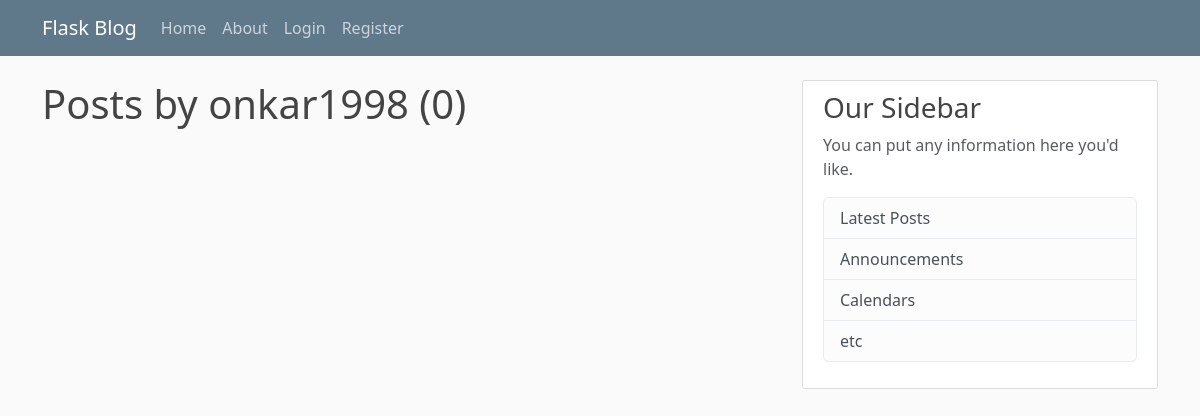
The page /user/onkar1998 on the database as committed earlier.
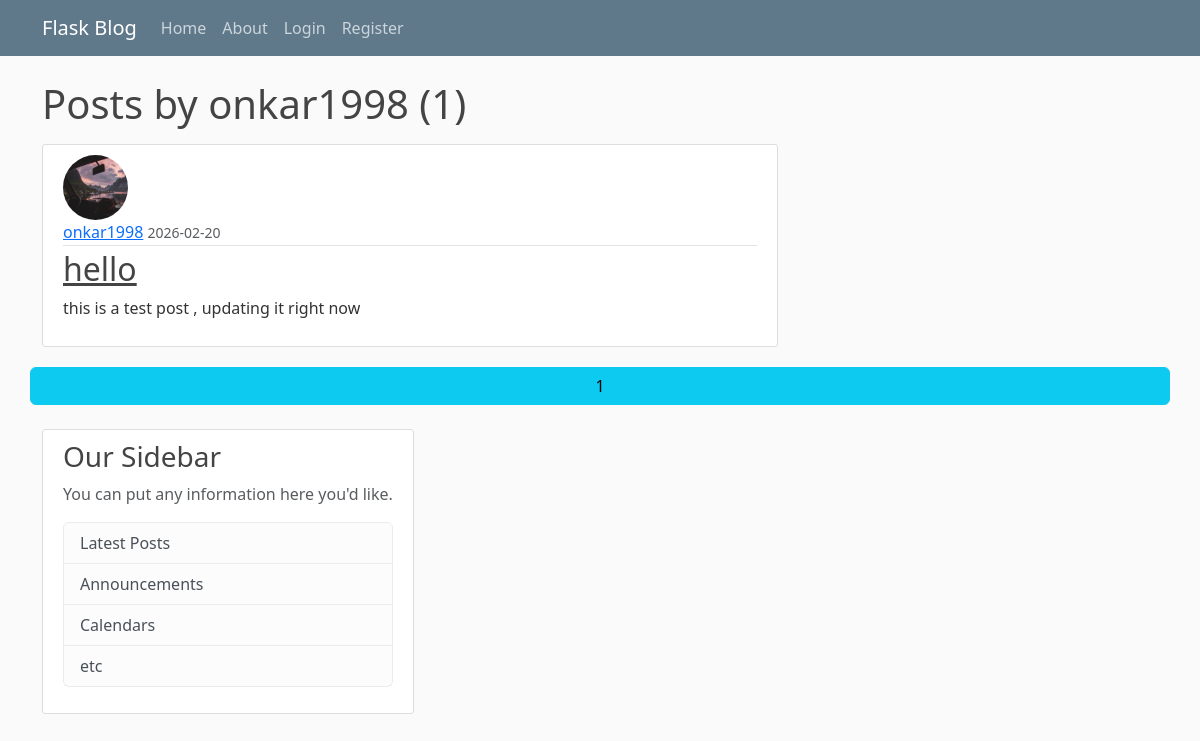
The same page on the database as committed later.
### flaskblog/models.py (models this page shows, shortened)
class Post(db.Model):
    id = db.Column(db.Integer, primary_key=True)
    title = db.Column(db.String(100), nullable=False)
    date_posted = db.Column(db.DateTime, nullable=False, default=datetime.utcnow)
    content = db.Column(db.Text, nullable=False)
    user_id = db.Column(db.Integer, db.ForeignKey('user.id'), nullable=False)

class User(db.Model, UserMixin):
    id = db.Column(db.Integer, primary_key=True)
    username = db.Column(db.String(20), unique=True, nullable=False)
    email = db.Column(db.String(120), unique=True, nullable=False)
    image_file = db.Column(db.String(20), nullable=False, default='default.jpg')
    password = db.Column(db.String(60), nullable=False)
    posts = db.relationship('Post', backref='author', lazy=True) #Unlike others it is not a column it is a relationship

### flaskblog/users/routes.py (the view)
@users.route("/user/<string:username>")
def user_posts(username):
    page = request.args.get('page', 1, type=int)
    user = User.query.filter_by(username=username).first_or_404()
    posts = Post.query.filter_by(author=user).order_by(Post.date_posted.desc()).paginate(page=page, per_page=4)
    return render_template('user_posts.html', posts = posts, user=user)

### flaskblog/templates/user_posts.html (shortened to what this page needs)
{% extends 'layout.html' %}
{% block content %}
    <h1 class="mb-3">Posts by {{ user.username }} ({{ posts.total }}) </h1>
    {% for post in posts.items %}
        <article class="media content-section">
            <img class="rounded-circle article-img" src="{{ url_for('static', filename='profile_pics/' + post.author.image_file)}}"
            <div class="media-body">
                <div class="article-metadata">
                <a class="mr-2" href="{{ url_for('users.user_posts', username=post.author.username) }}">{{ post.author.username }}</a>
                <small class="text-muted">{{ post.date_posted.strftime('%Y-%m-%d') }}</small>
                </div>
                <h2><a class="article-title" href="{{ url_for('posts.post', post_id = post.id) }}">{{ post.title }}</a></h2>
                <p class="article-content">{{ post.content }}</p>
            </div>
    {% endfor %}
    {% for page_num in posts.iter_pages(left_edge=1, right_edge=1, left_current=1, right_current=2) %}
      {% if page_num %}
        {% if posts.page == page_num %}
           <a class="btn btn-info mb-4" href="{{ url_for('users.user_posts', username=user.username, page=page_num) }}">{{ page_num }}</a>
        {% else %}
           <a class="btn btn-outline-info mb-4" href="{{ url_for('users.user_posts', username=user.username, page=page_num) }}">{{ page_num }}</a>
        {% endif %}
      {% else %}
        ...
      {% endif %}
    {% endfor %}
{% endblock content %}

Rows that differ between the two databases and show on the page:
added Post: image_file (placeholder picture), author.username "onkar1998", date_posted "2026-02-20", title "hello", content "this is a test post , updating it right now"
Other text that changed with them:
{{ posts.total }}: "0" → "1"
new list line: "1"
